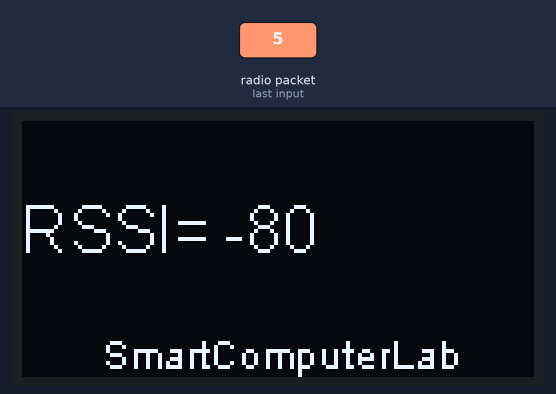
This sketch was run on a simulated ESP32. On the bench: 128×64 one-colour display. The test bench sets the inputs (shaded band). WiFi joins after 1.5 s; servers stay silent unless stated; no radio packets arrive unless stated; what the sketch prints to the serial monitor is not drawn.

3.9 s: radio packet "5" arrives
Above: at 4.8 s.
Timing chart, 0 to 6.9 s (numbered marks = the images above; inputs shaded):
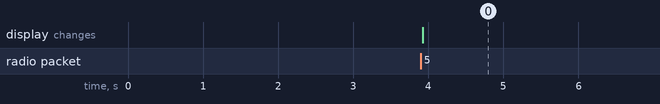

The sketch:

ESP32.D32.LoRa.read.WiFi.TS.ino
```cpp
#include <SPI.h>
#include <LoRa.h>
#include <WiFi.h>
#include <Wire.h>
#include "SSD1306Wire.h"
SSD1306Wire display(0x3c, 12, 14);
#include "ThingSpeak.h"
//char* ssid     = "PhoneAP";
//char* pass  = "smartcomputerlab";
char* ssid     = "Livebox-08B0";
char* pass  = "G79ji6dtEptVTPWmZP";
WiFiClient client;

unsigned long myChannelNumber = 1697980;   // Thinspeak channel
const char *myWriteAPIKey="4K897XNNHTW7I4NO" ;  // write code

#define SCK     18   // GPIO18 -- SX127x's SCK
#define MISO    19   // GPIO19 -- SX127x's MISO
#define MOSI    23   // GPIO23 -- SX127x's MOSI
#define SS       5   // GPIO05 -- SX127x's CS
#define RST     15   // GPIO15 -- SX127x's RESET
#define DI0     26   // GPIO26 -- SX127x's IRQ(Interrupt Request)
#define freq    8685E5
#define sf      9
#define sb      125E3

union
{
  uint8_t frame[64]; // trames avec octets
  char   mess[64];   // text message
  float  sensor[8];    // 4 valeurs en virgule flottante
} rdp;

void disp(char *d1,char *d2,char *d3)
{
  display.init();
  //display.flipScreenVertically();
  display.setTextAlignment(TEXT_ALIGN_LEFT);
  display.setFont(ArialMT_Plain_16);  // ArialMT_Plain_10
  display.drawString(0, 0, d1);
  display.drawString(0, 18, d2);
  display.drawString(0, 36, d3);
  display.setFont(ArialMT_Plain_10);
  display.drawString(20, 52, "SmartComputerLab");
  display.display();
}

void setup() {
  Serial.begin(9600);
  WiFi.disconnect(true); WiFi.mode(WIFI_STA);
  WiFi.begin(ssid, pass);
  while (WiFi.status() != WL_CONNECTED) {
    delay(500);Serial.print(".");
}
IPAddress ip = WiFi.localIP();
Serial.print("IP Address: ");Serial.println(ip);
ThingSpeak.begin(client); delay(1000);
  SPI.begin(SCK,MISO,MOSI,SS);
  LoRa.setPins(SS,RST,DI0);
  Serial.println();delay(100);Serial.println();
  if (!LoRa.begin(freq)) {
    Serial.println("Starting LoRa failed!");
    while (1);
  }
Serial.println("Starting LoRa OK!");
LoRa.setSpreadingFactor(sf);
LoRa.setSignalBandwidth(sb);
}

uint32_t mindel=15000;  // 15 seconds
void loop()
{
int packetLen, rssi;
packetLen=LoRa.parsePacket();
if(packetLen)
  {
  int i=0; char tbuff[32];
  int volt=0;
  while (LoRa.available()){rdp.frame[i]=LoRa.read();i++;}
  rssi=LoRa.packetRssi();  // force du signal en réception en dB
  Serial.printf("Received packet:%s\n",rdp.mess+12);
  Serial.printf("RSSI=%d\n",rssi); sprintf(tbuff,"RSSI= %d",rssi);
  disp(rdp.mess+12,tbuff,"  ");
  volt= atoi(rdp.mess+17);
  ThingSpeak.setField(1,rssi);
  ThingSpeak.setField(2,volt);
//  ThingSpeak.setField(3,rp.data[2]);
//  ThingSpeak.setField(4,rp.data[3]);
  while (WiFi.status() != WL_CONNECTED) {  delay(500);  }
  ThingSpeak.writeFields(myChannelNumber, myWriteAPIKey);
  delay(mindel);
  }
}
```

Measured:
- after the input at 3.9 s, the display: changes at once (image 0)
